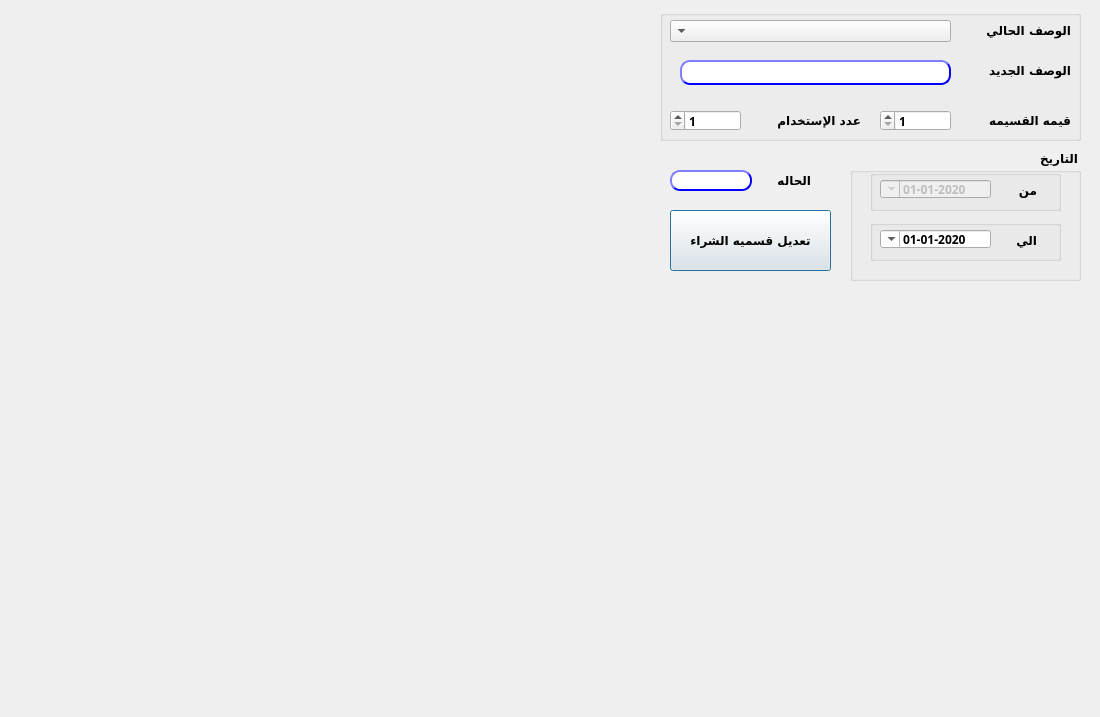
<?xml version="1.0" encoding="UTF-8"?>
<ui version="4.0">
 <class>CustomerGP</class>
 <widget class="QDialog" name="CustomerGP">
  <property name="geometry">
   <rect>
    <x>0</x>
    <y>0</y>
    <width>1100</width>
    <height>717</height>
   </rect>
  </property>
  <property name="minimumSize">
   <size>
    <width>1100</width>
    <height>717</height>
   </size>
  </property>
  <property name="maximumSize">
   <size>
    <width>1100</width>
    <height>717</height>
   </size>
  </property>
  <property name="windowTitle">
   <string>تعديل قسيمه شراء  عروض</string>
  </property>
  <property name="layoutDirection">
   <enum>Qt::RightToLeft</enum>
  </property>
  <widget class="QLabel" name="desc">
   <property name="geometry">
    <rect>
     <x>980</x>
     <y>20</y>
     <width>91</width>
     <height>20</height>
    </rect>
   </property>
   <property name="font">
    <font>
     <family>29LT Bukra Regular</family>
     <pointsize>9</pointsize>
     <weight>75</weight>
     <bold>true</bold>
    </font>
   </property>
   <property name="text">
    <string>الوصف الحالي</string>
   </property>
  </widget>
  <widget class="QPushButton" name="BTN_modifyVoucher">
   <property name="geometry">
    <rect>
     <x>670</x>
     <y>210</y>
     <width>161</width>
     <height>61</height>
    </rect>
   </property>
   <property name="font">
    <font>
     <family>29LT Bukra Regular</family>
     <pointsize>9</pointsize>
     <weight>75</weight>
     <bold>true</bold>
    </font>
   </property>
   <property name="layoutDirection">
    <enum>Qt::RightToLeft</enum>
   </property>
   <property name="styleSheet">
    <string notr="true"/>
   </property>
   <property name="text">
    <string>تعديل قسميه الشراء</string>
   </property>
  </widget>
  <widget class="QLineEdit" name="LE_desc">
   <property name="geometry">
    <rect>
     <x>680</x>
     <y>60</y>
     <width>271</width>
     <height>25</height>
    </rect>
   </property>
   <property name="font">
    <font>
     <family>29LT Bukra Regular</family>
     <pointsize>9</pointsize>
     <weight>75</weight>
     <bold>true</bold>
    </font>
   </property>
   <property name="styleSheet">
    <string notr="true">QLineEdit{
                                        background-color: white;
                                        border-style: outset;
                                        border-width: 2px;
                                        border-radius: 10px;
                                        border-color: blue;
                                        min-width: 6em;
                                        }
                                        QLineEdit:hover {
                                        background: qradialgradient(
                                        cx: 0.3, cy: -0.4, fx: 0.3, fy: -0.4,
                                        radius: 1.35, stop: 0 #fff, stop: 1 #bbb
                                        );
                                        }
                                       QLineEdit:pressed {
                                        border-style: inset;
                                        background: qradialgradient(
                                        cx: 0.4, cy: -0.1, fx: 0.4, fy: -0.1,
                                        radius: 1.35, stop: 0 #fff, stop: 1 #ddd
                                        );
                                        }
                                    </string>
   </property>
   <property name="maxLength">
    <number>30</number>
   </property>
  </widget>
  <widget class="QDoubleSpinBox" name="LE_maxCount">
   <property name="geometry">
    <rect>
     <x>670</x>
     <y>110</y>
     <width>71</width>
     <height>21</height>
    </rect>
   </property>
   <property name="font">
    <font>
     <family>29LT Bukra Regular</family>
     <pointsize>9</pointsize>
     <weight>75</weight>
     <bold>true</bold>
    </font>
   </property>
   <property name="styleSheet">
    <string notr="true"/>
   </property>
   <property name="decimals">
    <number>0</number>
   </property>
   <property name="minimum">
    <double>1.000000000000000</double>
   </property>
   <property name="maximum">
    <double>99997.000000000000000</double>
   </property>
   <property name="value">
    <double>1.000000000000000</double>
   </property>
  </widget>
  <widget class="QLabel" name="label_num">
   <property name="geometry">
    <rect>
     <x>910</x>
     <y>220</y>
     <width>47</width>
     <height>21</height>
    </rect>
   </property>
   <property name="font">
    <font>
     <family>29LT Bukra Regular</family>
     <pointsize>9</pointsize>
     <weight>75</weight>
     <bold>true</bold>
    </font>
   </property>
   <property name="text">
    <string/>
   </property>
  </widget>
  <widget class="QLabel" name="label">
   <property name="geometry">
    <rect>
     <x>760</x>
     <y>110</y>
     <width>101</width>
     <height>21</height>
    </rect>
   </property>
   <property name="font">
    <font>
     <family>29LT Bukra Regular</family>
     <pointsize>9</pointsize>
     <weight>75</weight>
     <bold>true</bold>
    </font>
   </property>
   <property name="text">
    <string>عدد الإستخدام</string>
   </property>
  </widget>
  <widget class="QLabel" name="desc_11">
   <property name="geometry">
    <rect>
     <x>970</x>
     <y>110</y>
     <width>101</width>
     <height>21</height>
    </rect>
   </property>
   <property name="font">
    <font>
     <family>29LT Bukra Regular</family>
     <pointsize>9</pointsize>
     <weight>75</weight>
     <bold>true</bold>
    </font>
   </property>
   <property name="layoutDirection">
    <enum>Qt::RightToLeft</enum>
   </property>
   <property name="text">
    <string>قيمه القسيمه</string>
   </property>
  </widget>
  <widget class="QLabel" name="label_2">
   <property name="geometry">
    <rect>
     <x>770</x>
     <y>170</y>
     <width>41</width>
     <height>20</height>
    </rect>
   </property>
   <property name="font">
    <font>
     <family>29LT Bukra Regular</family>
     <pointsize>9</pointsize>
     <weight>75</weight>
     <bold>true</bold>
    </font>
   </property>
   <property name="layoutDirection">
    <enum>Qt::RightToLeft</enum>
   </property>
   <property name="text">
    <string>الحاله</string>
   </property>
  </widget>
  <widget class="QComboBox" name="CMB_PromVoucher">
   <property name="geometry">
    <rect>
     <x>670</x>
     <y>20</y>
     <width>281</width>
     <height>22</height>
    </rect>
   </property>
   <property name="font">
    <font>
     <family>29LT Bukra Regular</family>
     <pointsize>9</pointsize>
     <weight>75</weight>
     <bold>true</bold>
    </font>
   </property>
   <property name="editable">
    <bool>false</bool>
   </property>
  </widget>
  <widget class="QLabel" name="desc_2">
   <property name="geometry">
    <rect>
     <x>980</x>
     <y>60</y>
     <width>91</width>
     <height>21</height>
    </rect>
   </property>
   <property name="font">
    <font>
     <family>29LT Bukra Regular</family>
     <pointsize>9</pointsize>
     <weight>75</weight>
     <bold>true</bold>
    </font>
   </property>
   <property name="text">
    <string>الوصف الجديد</string>
   </property>
  </widget>
  <widget class="QDoubleSpinBox" name="LE_value">
   <property name="enabled">
    <bool>true</bool>
   </property>
   <property name="geometry">
    <rect>
     <x>880</x>
     <y>110</y>
     <width>71</width>
     <height>21</height>
    </rect>
   </property>
   <property name="font">
    <font>
     <family>29LT Bukra Regular</family>
     <pointsize>9</pointsize>
     <weight>75</weight>
     <bold>true</bold>
    </font>
   </property>
   <property name="styleSheet">
    <string notr="true"/>
   </property>
   <property name="decimals">
    <number>0</number>
   </property>
   <property name="minimum">
    <double>1.000000000000000</double>
   </property>
   <property name="maximum">
    <double>99997.000000000000000</double>
   </property>
   <property name="value">
    <double>1.000000000000000</double>
   </property>
  </widget>
  <widget class="QLabel" name="voucher_id">
   <property name="enabled">
    <bool>false</bool>
   </property>
   <property name="geometry">
    <rect>
     <x>960</x>
     <y>20</y>
     <width>51</width>
     <height>21</height>
    </rect>
   </property>
   <property name="font">
    <font>
     <family>29LT Bukra Regular</family>
     <pointsize>9</pointsize>
     <weight>75</weight>
     <bold>true</bold>
    </font>
   </property>
   <property name="text">
    <string/>
   </property>
  </widget>
  <widget class="QLineEdit" name="LE_PromVoucherStatus">
   <property name="enabled">
    <bool>false</bool>
   </property>
   <property name="geometry">
    <rect>
     <x>670</x>
     <y>170</y>
     <width>82</width>
     <height>21</height>
    </rect>
   </property>
   <property name="font">
    <font>
     <family>29LT Bukra Regular</family>
     <pointsize>9</pointsize>
     <weight>75</weight>
     <bold>true</bold>
    </font>
   </property>
   <property name="styleSheet">
    <string notr="true">QLineEdit{
                                        background-color: white;
                                        border-style: outset;
                                        border-width: 2px;
                                        border-radius: 10px;
                                        border-color: blue;
                                        min-width: 6em;
                                        }
                                        QLineEdit:hover {
                                        background: qradialgradient(
                                        cx: 0.3, cy: -0.4, fx: 0.3, fy: -0.4,
                                        radius: 1.35, stop: 0 #fff, stop: 1 #bbb
                                        );
                                        }
                                       QLineEdit:pressed {
                                        border-style: inset;
                                        background: qradialgradient(
                                        cx: 0.4, cy: -0.1, fx: 0.4, fy: -0.1,
                                        radius: 1.35, stop: 0 #fff, stop: 1 #ddd
                                        );
                                        }
                                    </string>
   </property>
  </widget>
  <widget class="QGroupBox" name="groupBox">
   <property name="geometry">
    <rect>
     <x>660</x>
     <y>10</y>
     <width>421</width>
     <height>131</height>
    </rect>
   </property>
   <property name="font">
    <font>
     <family>29LT Bukra Regular</family>
     <pointsize>9</pointsize>
     <weight>75</weight>
     <bold>true</bold>
    </font>
   </property>
   <property name="title">
    <string/>
   </property>
  </widget>
  <widget class="QGroupBox" name="groupBox_2">
   <property name="geometry">
    <rect>
     <x>850</x>
     <y>150</y>
     <width>231</width>
     <height>131</height>
    </rect>
   </property>
   <property name="font">
    <font>
     <family>29LT Bukra Regular</family>
     <pointsize>9</pointsize>
     <weight>75</weight>
     <bold>true</bold>
    </font>
   </property>
   <property name="title">
    <string>التاريخ</string>
   </property>
   <widget class="QGroupBox" name="groupBox_3">
    <property name="geometry">
     <rect>
      <x>20</x>
      <y>20</y>
      <width>191</width>
      <height>41</height>
     </rect>
    </property>
    <property name="font">
     <font>
      <family>29LT Bukra Regular</family>
      <pointsize>9</pointsize>
      <weight>75</weight>
      <bold>true</bold>
     </font>
    </property>
    <property name="title">
     <string/>
    </property>
    <widget class="QDateTimeEdit" name="Qdate_from">
     <property name="enabled">
      <bool>false</bool>
     </property>
     <property name="geometry">
      <rect>
       <x>10</x>
       <y>10</y>
       <width>111</width>
       <height>18</height>
      </rect>
     </property>
     <property name="font">
      <font>
       <family>29LT Bukra Regular</family>
       <pointsize>9</pointsize>
       <weight>75</weight>
       <bold>true</bold>
      </font>
     </property>
     <property name="layoutDirection">
      <enum>Qt::RightToLeft</enum>
     </property>
     <property name="minimumDateTime">
      <datetime>
       <hour>0</hour>
       <minute>0</minute>
       <second>0</second>
       <year>2020</year>
       <month>1</month>
       <day>1</day>
      </datetime>
     </property>
     <property name="displayFormat">
      <string>yyyy-MM-dd</string>
     </property>
     <property name="calendarPopup">
      <bool>true</bool>
     </property>
    </widget>
    <widget class="QLabel" name="desc_3">
     <property name="geometry">
      <rect>
       <x>126</x>
       <y>10</y>
       <width>41</width>
       <height>20</height>
      </rect>
     </property>
     <property name="font">
      <font>
       <family>29LT Bukra Regular</family>
       <pointsize>9</pointsize>
       <weight>75</weight>
       <bold>true</bold>
      </font>
     </property>
     <property name="layoutDirection">
      <enum>Qt::RightToLeft</enum>
     </property>
     <property name="text">
      <string>من </string>
     </property>
    </widget>
   </widget>
   <widget class="QGroupBox" name="groupBox_4">
    <property name="geometry">
     <rect>
      <x>20</x>
      <y>70</y>
      <width>191</width>
      <height>41</height>
     </rect>
    </property>
    <property name="font">
     <font>
      <family>29LT Bukra Regular</family>
      <pointsize>9</pointsize>
      <weight>75</weight>
      <bold>true</bold>
     </font>
    </property>
    <property name="title">
     <string/>
    </property>
    <widget class="QLabel" name="desc_4">
     <property name="geometry">
      <rect>
       <x>136</x>
       <y>10</y>
       <width>31</width>
       <height>20</height>
      </rect>
     </property>
     <property name="font">
      <font>
       <family>29LT Bukra Regular</family>
       <pointsize>9</pointsize>
       <weight>75</weight>
       <bold>true</bold>
      </font>
     </property>
     <property name="layoutDirection">
      <enum>Qt::RightToLeft</enum>
     </property>
     <property name="text">
      <string>الي</string>
     </property>
    </widget>
    <widget class="QDateTimeEdit" name="Qdate_to">
     <property name="geometry">
      <rect>
       <x>10</x>
       <y>10</y>
       <width>111</width>
       <height>18</height>
      </rect>
     </property>
     <property name="font">
      <font>
       <family>29LT Bukra Regular</family>
       <pointsize>9</pointsize>
       <weight>75</weight>
       <bold>true</bold>
      </font>
     </property>
     <property name="layoutDirection">
      <enum>Qt::RightToLeft</enum>
     </property>
     <property name="minimumDateTime">
      <datetime>
       <hour>0</hour>
       <minute>0</minute>
       <second>0</second>
       <year>2020</year>
       <month>1</month>
       <day>1</day>
      </datetime>
     </property>
     <property name="displayFormat">
      <string>yyyy-MM-dd</string>
     </property>
     <property name="calendarPopup">
      <bool>true</bool>
     </property>
    </widget>
   </widget>
  </widget>
  <zorder>groupBox</zorder>
  <zorder>desc</zorder>
  <zorder>BTN_modifyVoucher</zorder>
  <zorder>LE_desc</zorder>
  <zorder>LE_maxCount</zorder>
  <zorder>label_num</zorder>
  <zorder>label</zorder>
  <zorder>desc_11</zorder>
  <zorder>label_2</zorder>
  <zorder>CMB_PromVoucher</zorder>
  <zorder>desc_2</zorder>
  <zorder>LE_value</zorder>
  <zorder>voucher_id</zorder>
  <zorder>LE_PromVoucherStatus</zorder>
  <zorder>groupBox_2</zorder>
 </widget>
 <resources/>
 <connections/>
</ui>
